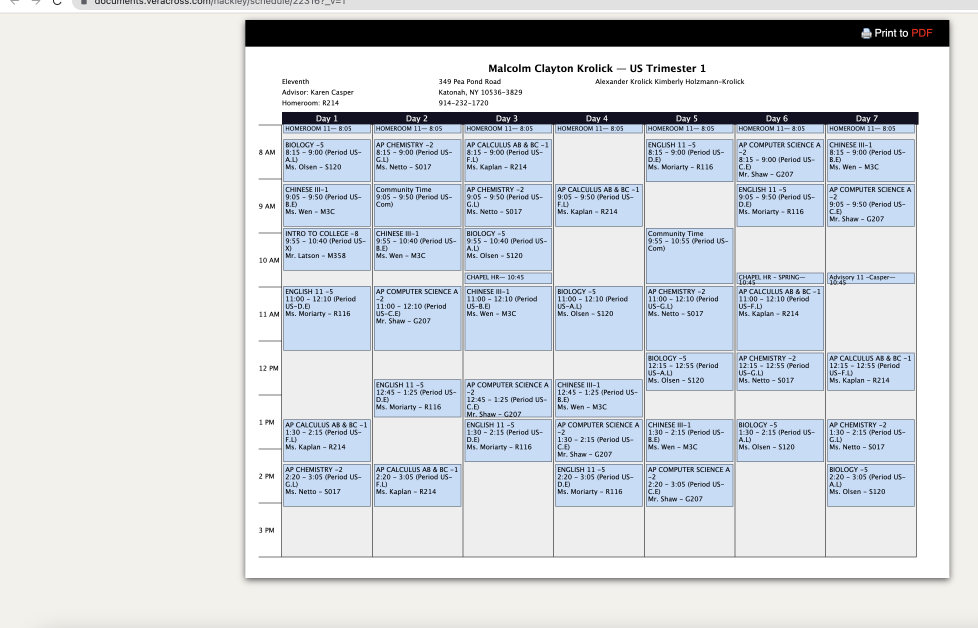
#> input picture tensorflow/Data_Preprocessing/Renamed_Images/1.png, 2932 x 1882 px (shown at 1/3 size); its folder holds 4 pictures in this run
$ python reshape_images.py   (older library calls are emulated)
#> lines starting #> are read from the running program, lines starting #| are printed output that depends on the picture
from os import rename, listdir
import os
from PIL import Image
from os.path import isfile, join
from IPython.display import display


starting_directory = os.path.abspath(os.path.dirname(__file__))  + "/Renamed_Images/"
onlyfiles = [f for f in listdir(starting_directory) if isfile(join(starting_directory, f))]

print(onlyfiles)


for files in onlyfiles:
    temp_image = Image.open(starting_directory + files)
#> temp_image is the input picture: PIL image 2932x1882 RGBA; mean R, G, B, A 214.1, 218.3, 223.1, 255
    print(temp_image.size)
#| (2932, 1882)

    temp_image = temp_image.resize((400, 400), Image.ANTIALIAS)
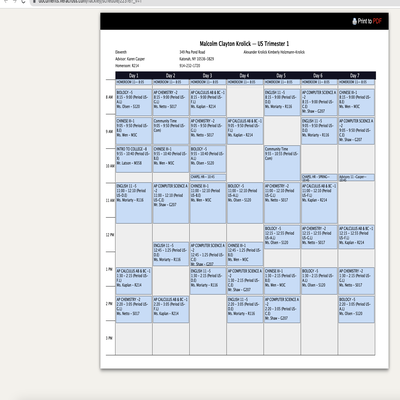
#> temp_image: PIL image 400x400 RGBA; mean R, G, B, A 214, 218.2, 222.9, 255


    temp_image.save(os.path.abspath(os.path.dirname(__file__)) + "/Reshaped_Images/" + files[:-3], format="PNG")
#> pass 2 of the loop `for files in onlyfiles:`:
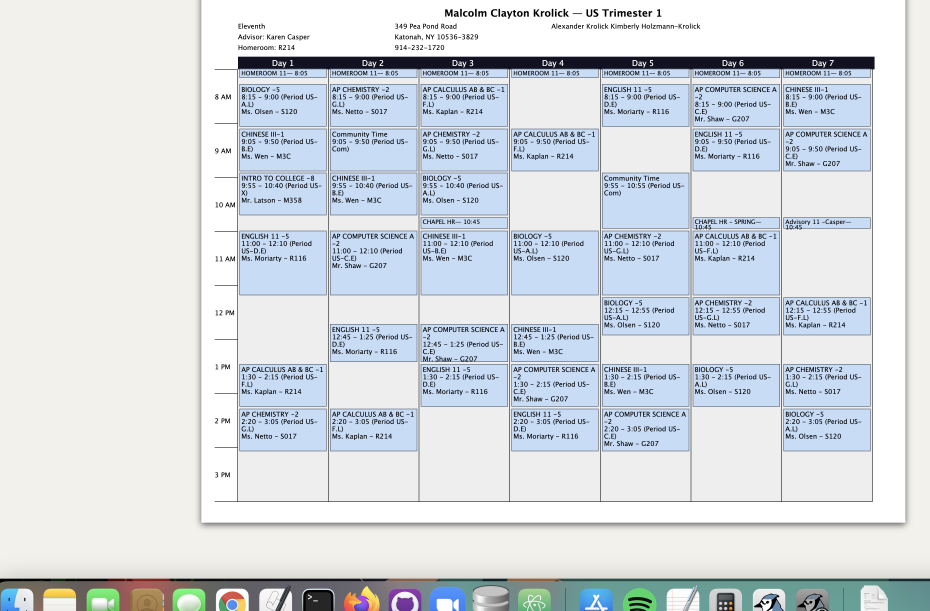
#> input picture tensorflow/Data_Preprocessing/Renamed_Images/10.png, 2790 x 1832 px (shown at 1/3 size)
#> temp_image is the input picture: PIL image 2790x1832 RGBA; mean R, G, B, A 214, 219.4, 224.7, 255
#| (2790, 1832)
#> `temp_image = temp_image.resize((400, 400), Image.ANTIALIAS)`:
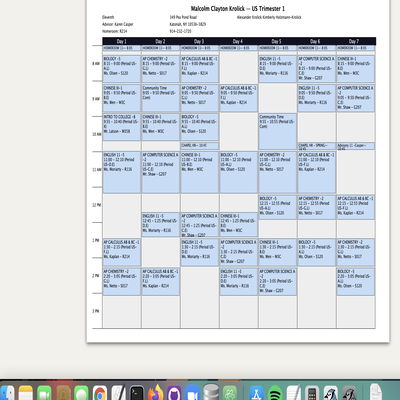
#> temp_image: PIL image 400x400 RGBA; mean R, G, B, A 213.8, 219.3, 224.5, 255
#> pass 3 of the loop `for files in onlyfiles:`:
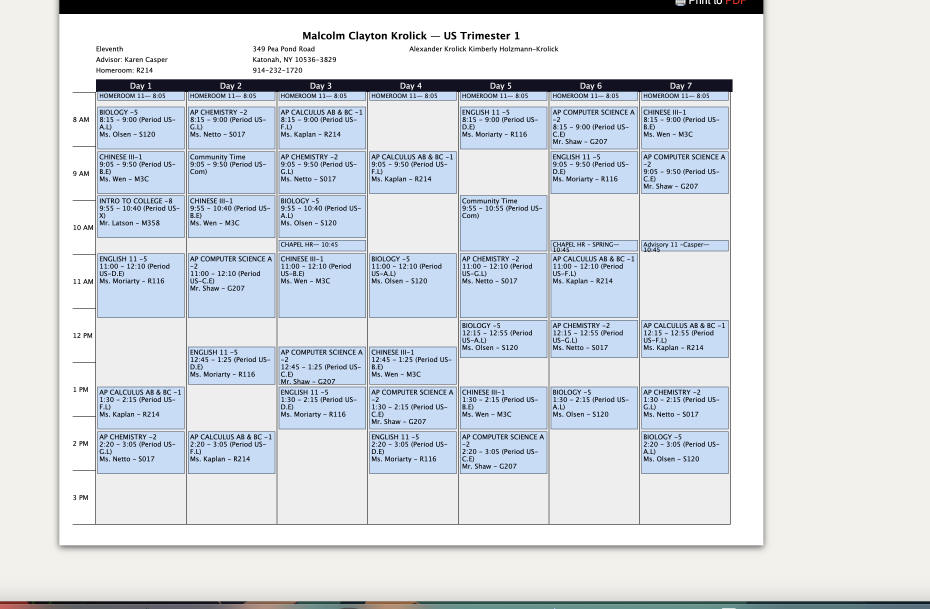
#> input picture tensorflow/Data_Preprocessing/Renamed_Images/11.png, 2790 x 1826 px (shown at 1/3 size)
#> temp_image is the input picture: PIL image 2790x1826 RGBA; mean R, G, B, A 213.9, 218.7, 224.2, 255
#| (2790, 1826)
#> `temp_image = temp_image.resize((400, 400), Image.ANTIALIAS)`:
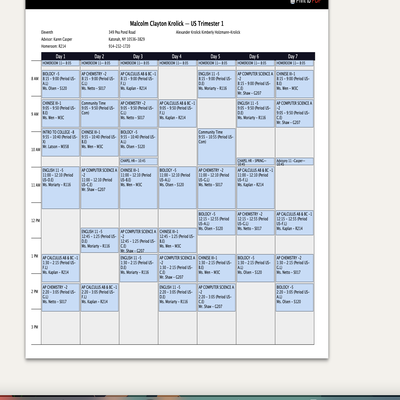
#> temp_image: PIL image 400x400 RGBA; mean R, G, B, A 213.8, 218.6, 224, 255
#> the loop made 4 passes; the first 3 are shown
